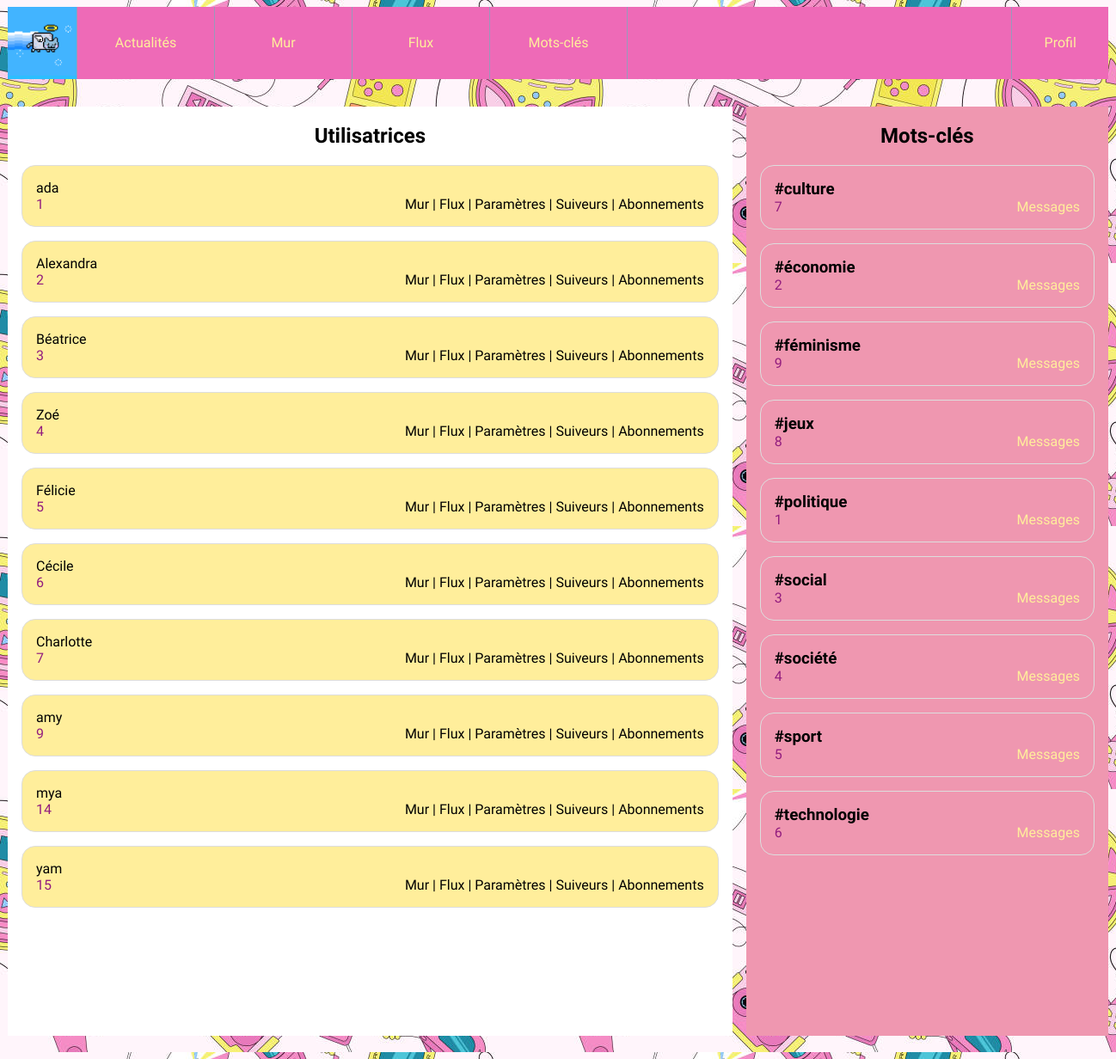
The app's page /admin.php with its own data.
### tables this page shows
CREATE TABLE `tags` (
  `id` int(10) UNSIGNED NOT NULL,
  `label` varchar(255) NOT NULL
);

CREATE TABLE `users` (
  `id` int(10) UNSIGNED NOT NULL,
  `email` varchar(255) NOT NULL,
  `password` varchar(255) NOT NULL,
  `alias` varchar(255) NOT NULL
);

### admin.php (the view, shortened to what this page needs)
<!doctype html>
<html lang="fr">
    <head>
        <link rel="stylesheet" href="style.css"/>
    </head>
    <body class="protest-riot-regular">
        <header>
            <?php include 'nav.php'; ?>
        </header>
        <?php
        include 'connectionSql.php';
        ?>
        <div id="wrapper" class='admin'>
            <aside class="bg">
                <h2>Mots-clés</h2>
                <?php
                $laQuestionEnSql = "SELECT * FROM `tags` LIMIT 50";
                $lesInformations = $mysqli->query($laQuestionEnSql);
                while ($tag = $lesInformations->fetch_assoc())
                {
                    ?>
                    <article>
                        <h3>#<?php echo $tag['label'] ?></h3>
                        <p><?php echo $tag['id'] ?></p>
                        <nav>
                            <a href="tags.php?tag_id=<?php echo $tag['id'] ?>">Messages</a>
                        </nav>
                    </article>
                <?php } ?>
            </aside>
            <main>
                <h2>Utilisatrices</h2>
                <?php
                $laQuestionEnSql = "SELECT * FROM `users` LIMIT 50";
                $lesInformations = $mysqli->query($laQuestionEnSql);
                while ($tag = $lesInformations->fetch_assoc())
                {
                    ?>
                    <article>
                        <h3><?php echo $tag['alias'] ?></h3>
                        <p><?php echo $tag['id'] ?></p>
                        <nav>
                            <a class="nameLink" href="wall.php?user_id=<?php echo $tag['id'] ?>">Mur</a>
                            | <a class="nameLink" href="feed.php?user_id=<?php echo $tag['id'] ?>">Flux</a>
                            | <a class="nameLink" href="settings.php?user_id=<?php echo $tag['id'] ?>">Paramètres</a>
                            | <a class="nameLink" href="followers.php?user_id=<?php echo $tag['id'] ?>">Suiveurs</a>
                            | <a class="nameLink" href="subscriptions.php?user_id=<?php echo $tag['id'] ?>">Abonnements</a>
                        </nav>
                    </article>
                <?php } ?>
            </main>
        </div>
    </body>
</html>

### style.css (style rules this page uses)
body { background-image: url(./images/bground.jpg); font-family: Arial; }
.protest-riot-regular { font-family: "Protest Riot", sans-serif; font-weight: 400; font-style: normal; }
a { text-decoration: none; color:#ffee9b; }
p { color: rgb(146, 28, 126); }
.nameLink { color: black; }
body>header { background-color: rgb(238, 106, 183); display:flex; width:80em; margin:0 auto 2em auto; padding:0; }
#wrapper { display:flex; width:80em; margin:0 auto 2em auto; }
#wrapper aside { background-color: #fff; flex:1; padding:1em; border-radius: 1em; }
#wrapper main { flex:3; padding-left:1em; height: 80vh; overflow-y: scroll; }
#wrapper main article { background-color: #FFEE9B; padding:1em; margin-bottom: 1em ; border-radius: 1em; }
#wrapper main article h3 { margin:0; padding:0; font-weight: normal; font-size:1em; }
#wrapper main article p { margin:0; }
#wrapper.admin { flex-direction: row-reverse }
#wrapper.admin aside { flex:1;margin-left:1em;border-radius:0;padding:0; }
#wrapper.admin main { flex:2;background-color: #fff;border-radius: 0;padding:0; }
#wrapper.admin h2 { text-align: center; }
#wrapper.admin h3 { margin:0; }
#wrapper.admin nav { text-align: right; }
#wrapper.admin article { border:1px solid #ddd;border-radius: 1em;padding:1em;margin:1em; }
#wrapper.admin article p { float:left;margin:0; }
.bg { background-image: url(./images/rose.jpg); background-color: rgb(238, 106, 183); }

### records on screen
tags: label "culture", id "7"
tags: label "économie", id "2"
tags: label "féminisme", id "9"
tags: label "jeux", id "8"
tags: label "politique", id "1"
tags: label "social", id "3"
tags: label "société", id "4"
tags: label "sport", id "5"
tags: label "technologie", id "6"
users: alias "ada", id "1"
users: alias "Alexandra", id "2"
users: alias "Béatrice", id "3"
users: alias "Zoé", id "4"
users: alias "Félicie", id "5"
users: alias "Cécile", id "6"
users: alias "Charlotte", id "7"
users: alias "amy", id "9"
users: alias "mya", id "14"
users: alias "yam", id "15"
